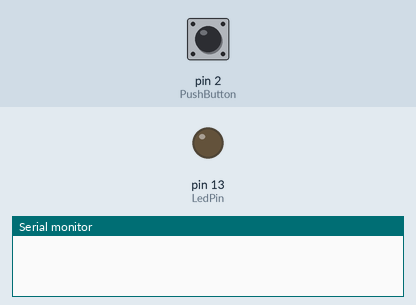
This sketch was run on a simulated Arduino Uno, built with avr-gcc and run on an emulated ATmega328P. Parts: output pins drawn as LEDs (lit = HIGH), the last lines printed to the serial monitor. The inputs (shaded band) are chosen by the test bench; at power-on: pin 2 (PushButton) HIGH.

Above: at 1.2 s.
1.3 s: pin 2 (PushButton) pulled LOW for 0.15 s
At 2.5 s:
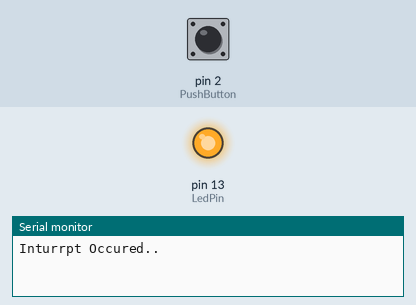
2.9 s: pin 2 (PushButton) pulled LOW for 1 s
At 3.8 s:
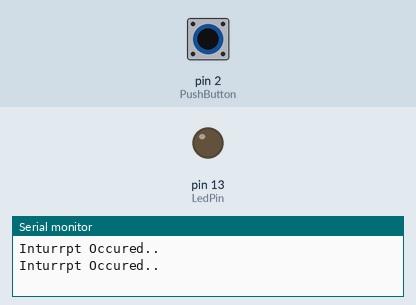
5.4 s: pin 2 (PushButton) pulled LOW for 3.2 s
At 5.7 s:
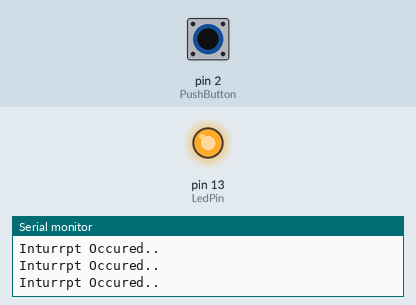
Timing chart, 0 to 8.4 s (numbered marks = the images above; inputs shaded):
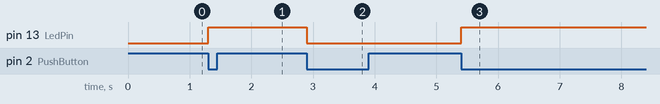

The sketch:

intrupt.ino
```cpp
const int LedPin = 13;
const int PushButton = 2;
void setup() {
  // put your setup code here, to run once:
  pinMode(LedPin, OUTPUT);
  pinMode(PushButton,INPUT_PULLUP);
  attachInterrupt(0,buttonPressed,FALLING);
  Serial.begin(9600);

}

void loop() {
  // put your main code here, to run repeatedly:

}


void buttonPressed(){
  Serial.println("Inturrpt Occured..");
  if(digitalRead(LedPin)){
    digitalWrite(LedPin,LOW);
    }
  else{
    digitalWrite(LedPin,HIGH);
    }
  }
```

Measured:
- after the input at 1.3 s, pin 13 (LedPin): LOW → HIGH at once
- after the input at 2.9 s, pin 13 (LedPin): HIGH → LOW at once
- after the input at 5.4 s, pin 13 (LedPin): LOW → HIGH at once
